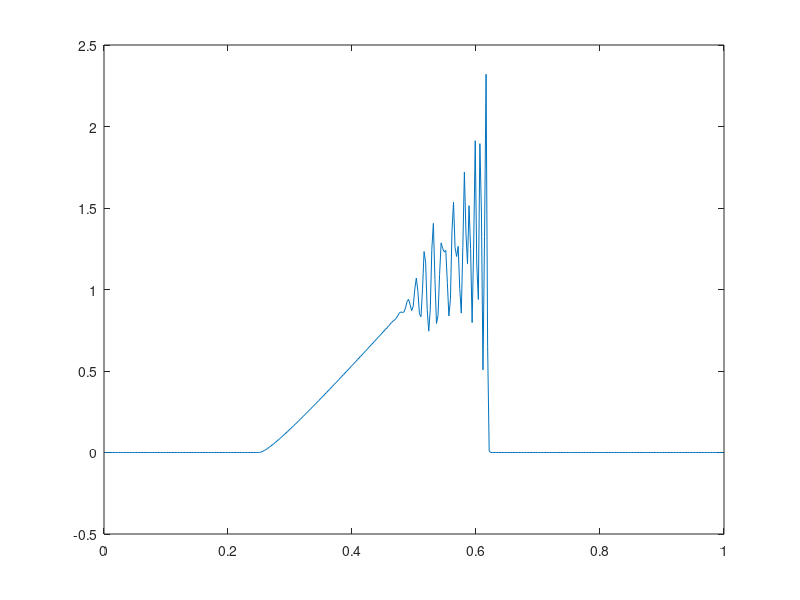

MATLAB code to generate this figure:
clear all;

% Reseni smisene ulohy pro rovnici u_t + (u^2/2)_x = 0 pomoci MKO

% Delka intervalu a pocet bunek
L = 1;
n = 400;

dx = L / n;
x = linspace(dx/2, L-dx/2, n); 

u(1:n)  = 0;
un(1:n) = 0;

% Pocatecni podminka
for i = 1:n
  if (x(i)>0.25 && x(i)<0.5)
     u(i) = 1-cos(2*pi*(x(i)/0.25-1));
  end
end

plot(x, u); axis([0 1 -0.5 2.5]);
disp("Stiskni enter pro pokracovani"); pause;

dt = 0.1*dx;

t = 0;

for iter = 1:n

    % Okrajova podminka na leve casti intervalu
    f(1) = 0;
    f(n+1) = u(n)^2/2;

    % Numericky tok f
    for i = 2:n
	a = (u(i-1)+u(i))/2;
	eps = 0.2*abs(a)/2;
	f(i) = a/2*(u(i-1)+u(i)) - a^2/2*dt/dx*(u(i)-u(i-1)) - eps*(u(i)-u(i-1));
    end

    un(1:n) = u(1:n) - dt/dx * (f(2:n+1) - f(1:n));
    t = t + dt;

    u = un;

    if (mod(iter,10)==0)
      plot(x, u); axis([0 1 -0.5 2.5]);
      pause(1);
    end
end

t

